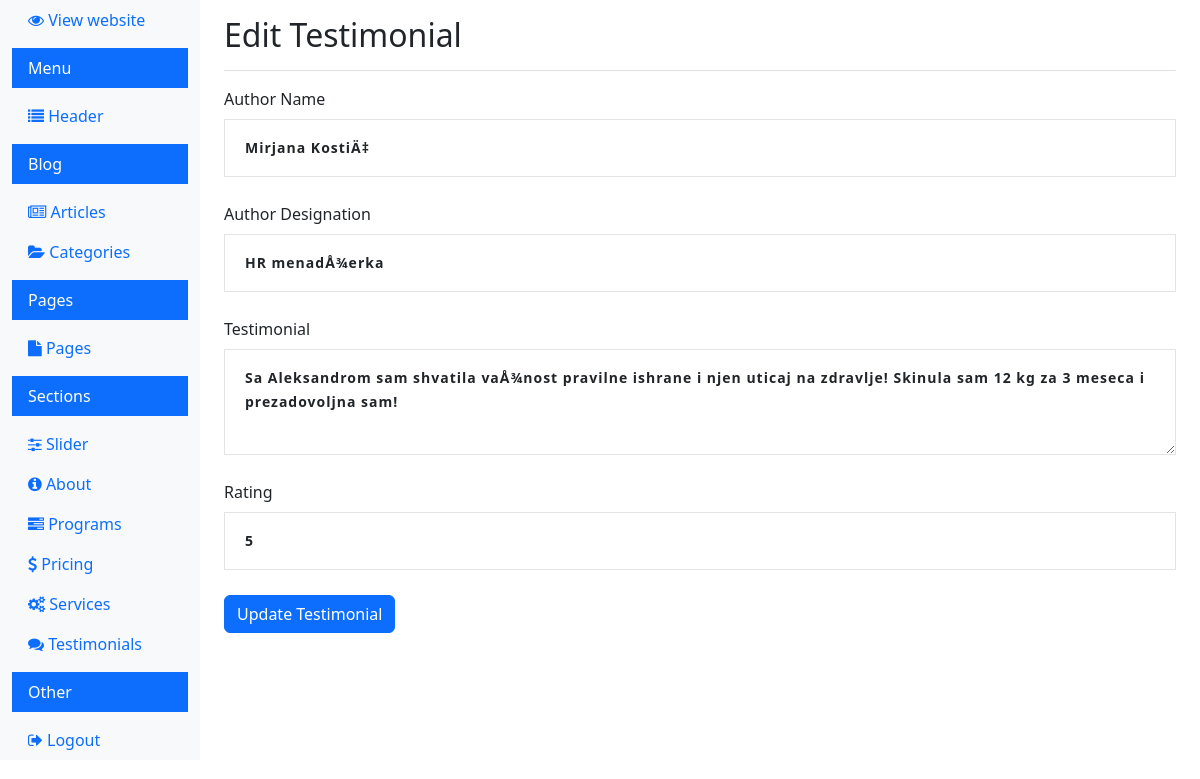
Screenshot of /dashboard/edit_testimonial.php?id=6&lang=sr (signed in) with the database file from the repository.
### tables this page shows
CREATE TABLE IF NOT EXISTS `testimonials` (
  `id` int(11) NOT NULL AUTO_INCREMENT,
  `author_name` varchar(255) DEFAULT NULL,
  `author_designation` varchar(255) DEFAULT NULL,
  `testimonial_text` text,
  `rating` int(11) DEFAULT NULL,
  `created_at` timestamp NULL DEFAULT CURRENT_TIMESTAMP,
  `language` varchar(5) DEFAULT NULL,
  PRIMARY KEY (`id`)
);

### dashboard/edit_testimonial.php (the view, shortened to what this page needs)
<?php
$id = $_GET['id'];
$lang = isset($_GET['lang']) ? $_GET['lang'] : 'sr';
$conn = new mysqli(DB_HOST, DB_USER, DB_PASS, DB_NAME);
$sql = "SELECT author_name, author_designation, testimonial_text, rating, language FROM testimonials WHERE id = ?";
$stmt = $conn->prepare($sql);
$stmt->bind_param("i", $id);
$stmt->execute();
$stmt->bind_result($author_name, $author_designation, $testimonial_text, $rating, $service_lang);
?>
<!doctype html>
<html lang="en">
<head>
  <link rel="stylesheet" href="../css/bootstrap.min.css">
  <link rel="stylesheet" href="https://cdnjs.cloudflare.com/ajax/libs/font-awesome/4.7.0/css/font-awesome.min.css">
  <link rel="stylesheet" href="../css/style.css">
</head>
<body>
  <div class="container-fluid">
    <div class="row">
      <?php include 'navigation.php'; ?>
      <main role="main" class="col-md-9 ms-sm-auto col-lg-10 px-md-4">
        <div class="d-flex justify-content-between flex-wrap flex-md-nowrap align-items-center pt-3 pb-2 mb-3 border-bottom">
          <h1 class="h2">Edit Testimonial</h1>
        </div>
        <form method="post" action="edit_testimonial.php?id=<?php echo $id; ?>&lang=<?php echo $lang; ?>">
          <div class="mb-3">
            <label for="author_name" class="form-label">Author Name</label>
            <input type="text" class="form-control" id="author_name" name="author_name" value="<?php echo htmlspecialchars($author_name); ?>" required>
          </div>
          <div class="mb-3">
            <label for="author_designation" class="form-label">Author Designation</label>
            <input type="text" class="form-control" id="author_designation" name="author_designation" value="<?php echo htmlspecialchars($author_designation); ?>" required>
          </div>
          <div class="mb-3">
            <label for="testimonial_text" class="form-label">Testimonial</label>
            <textarea class="form-control" id="testimonial_text" name="testimonial_text" rows="3"><?php echo htmlspecialchars($testimonial_text); ?></textarea>
          </div>
          <div class="mb-3">
            <label for="rating" class="form-label">Rating</label>
            <input type="number" class="form-control" id="rating" name="rating" min="1" max="5" value="<?php echo htmlspecialchars($rating); ?>" required>
          </div>
          <button type="submit" class="btn btn-primary">Update Testimonial</button>
        </form>
      </main>
    </div>
  </div>
</body>
</html>

### css/style.css (style rules this page uses)
.form-control { background-color: #fff; line-height: 24px; padding: 16px 20px; font-size: 14px; font-weight: 600; border: 0; border-radius: 0px; border: 1px solid rgba(119,119,119,.2); margin-bottom: 25px; width: 100%; letter-spacing: 1px; font-family: var(--pbmit-heading-typography-font-family); }
.form-control::placeholder { color: #999; }

### rows the page displays
testimonials: author_name "Mirjana KostiÄ‡", author_designation "HR menadÅ¾erka", testimonial_text "Sa Aleksandrom sam shvatila vaÅ¾nost pravilne ishrane i njen uticaj na zdravlje! Skinula sam 12 kg za 3 meseca i prezadovoljna sam!", rating "5"
